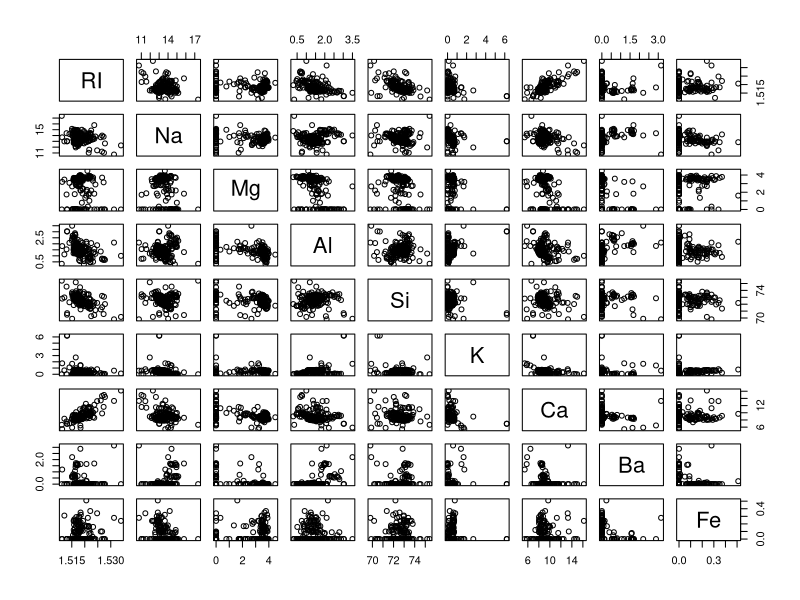
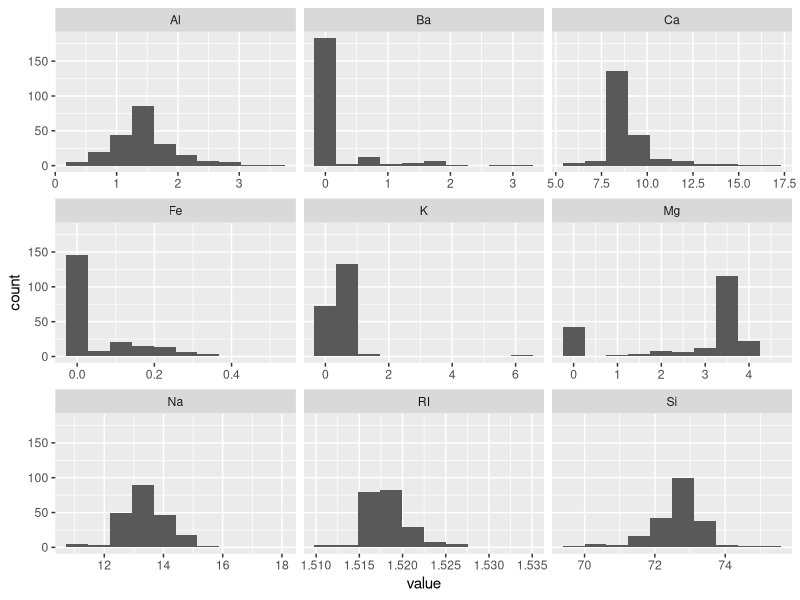
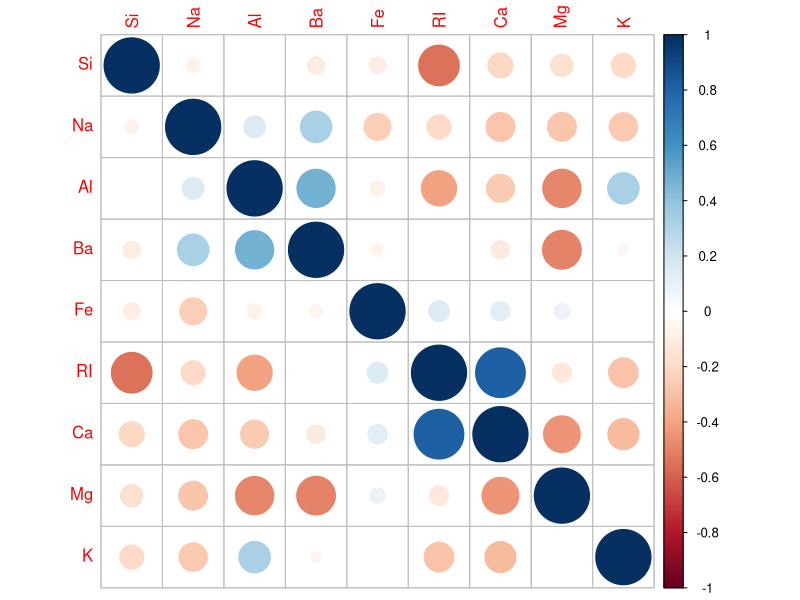
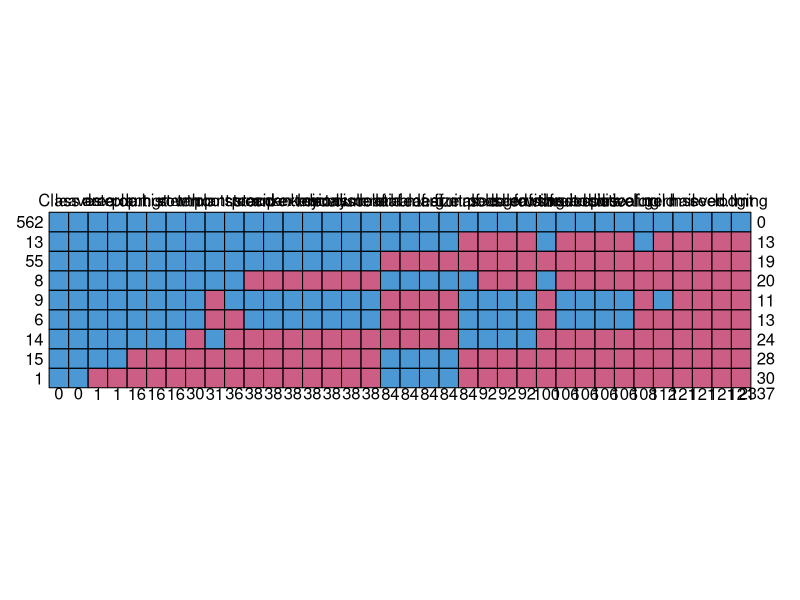
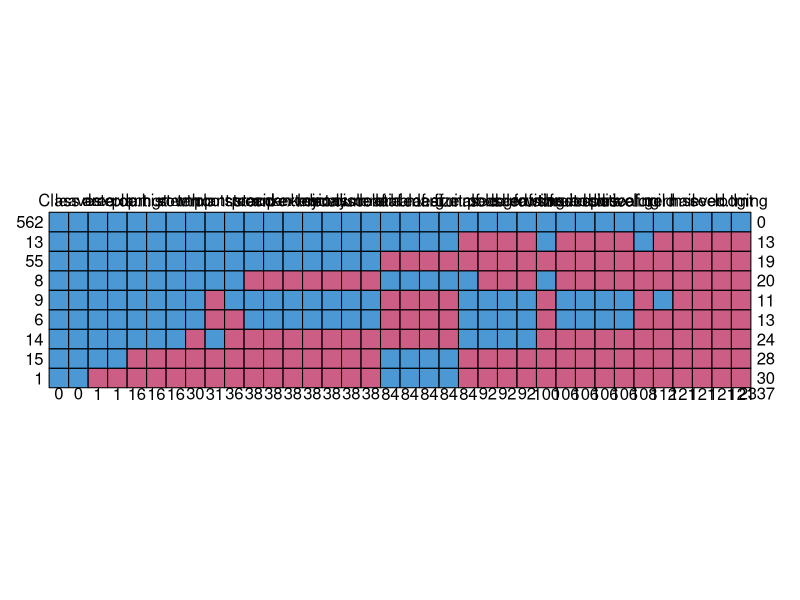

R code for these plots, in order:
## ---- chunk 1
library(mlbench)
data(Glass)
str(Glass)

# (a) visualizations
pairs(Glass[,-10])

library(tidyverse)
library(ggplot2)

Glass[, -10] %>% gather() %>% head()  # check
ggplot(gather(Glass[, -10]), aes(value)) +
  geom_histogram(bins = 10) +
  facet_wrap(~key, scales = "free_x")

library(corrplot)
correlations <- cor(Glass[, -10])
correlations
corrplot(correlations, order = "hclust")

# (b) outliers / skewness
# there seems to be an outlier for K and possibly for Fe
library(e1071)
apply(Glass[, -10], 2, skewness)  # definitely skewed

# (c) relevant transformations
# apply box cox to skewed predictors
library(caret)
RITrans <- BoxCoxTrans(Glass$RI)
RITrans
predict(RITrans, head(Glass$RI))

## ---- chunk 2
library(mlbench)
data("Soybean")
str(Soybean)

# (a) category frequencies
library(caret)
nearZeroVar(Soybean, saveMetrics = TRUE)
sapply(Soybean[,nearZeroVar(Soybean)], table)

# (b) missing data patterns
library(mice)
md.pattern(Soybean)  # 562 of 683 have values for all cols
# missing values seem to happen for entire categories, i.e. all leaf cols
md.pattern(Soybean) %>% colnames  # col names from most to least filled out

# (c) handle missing values 
soy_data <- Soybean[, -nearZeroVar(Soybean)]  # drop 3 cols
preProcValues <- preProcess(soy_data, method = c("knnImpute"))  # doesn't work bc of categorical vars?
soy_data_imputed <- mice(soy_data, method = "pmm", seed = 500)
## ---- chunk 3
# (a) category frequencies
library(caret)
data(BloodBrain)

# (b) degenerate distributions
# assume this means dist with near zero variance
library(magrittr)
sapply(bbbDescr[,nearZeroVar(bbbDescr)], table)
sapply(bbbDescr[,nearZeroVar(bbbDescr)], table) %>% names()

# (c) correlations
correlations <- cor(bbbDescr)
highCorr <- findCorrelation(correlations, cutoff = 0.75)
length(highCorr)  # yes, strong correlations
# use PCA or remove highly correlated predictors
# almost half the vars are highly correlated
# yes, will impact number of predictors for modeling
## ---- chunk 4
mean_r2 <- c(0.444, 0.5, 0.533, 0.545, 0.542, 0.537, 0.534, 0.534, 0.52, 0.507)
tolerance <- (mean_r2 - max(mean_r2))/max(mean_r2)
tolerance
## ---- chunk 5

## ---- chunk 6

## ---- chunk 7

## ---- chunk 8

## ---- chunk 9

## ---- chunk 10

## ---- chunk 11

## ---- chunk 12

## ---- chunk 13

## ---- chunk 14

## ---- chunk 15

